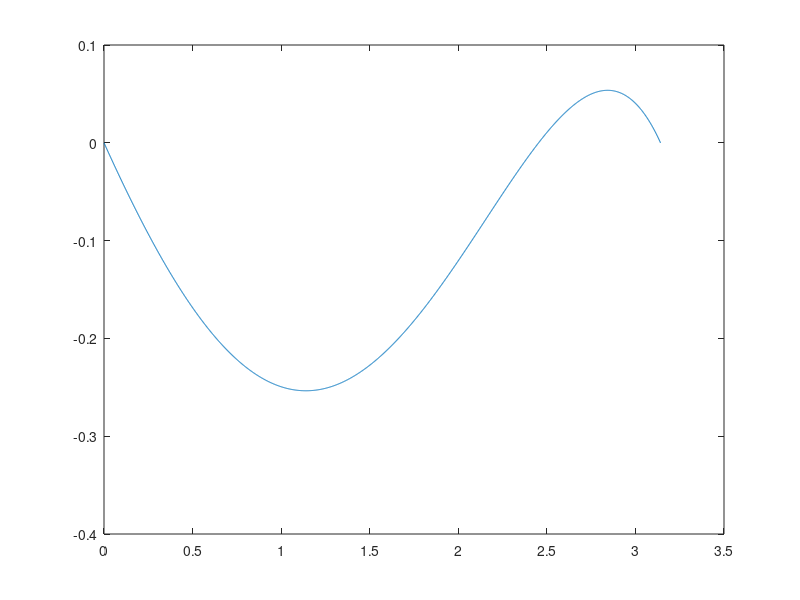

Write MATLAB code to recreate this figure.
%   This question is about discreting the interval and apply numerical analysis to solve equation for certain points.
%
%   Here are two critical pinciples:
%   (1)  f'[n]= (f[n+1] - f[n-1]) / (2*h)
%   (2)  f"[n]= (f[n+1] - 2*f[n] + f[n-1]) / h^2
%
%   By applying numerical analysis, we can easily create function. For f"(x) - 2*f'(x) = cosx,
%   let x = xn, The equation can be written as:
%
%          (1/h^2+1/h , 1/h^2 ,1/h^2-1/h) * (x[n-1],x[n],x[n+1])T = cos(xn)
%
%    For x = xn.
%    Then we can create sparse matrix.
%%%%%%%%%%%%%%%%%%%%%%%%%%%%%%%%%%%%%%%%%%%%%%%%%%%%%%%%%%%%%%%%%

n = 2000;           %Number of dots
l = 0;              %Left boundary
r = pi;             %Right boundary
vl = 0;             %f(l)
vr = 0;             %f(r), This can also be -1
h =(r-l)/(n-1);     %Step for equation

A = sparse(n,n);        %Target matrix
b = zeros(n,1);         %Right-hand-side value
x = linspace(l,r,n);    %Split interval to calculate 

b([1 n]) = [vl vr];     %For left and right, assigning initial value
b(2:n-1) = cos(x(2:n-1));       %Create differential equation

A(1,1) = 1;                     %For both-side, assigning cof 1
A(n,n) = 1;

for i=2:n-1
    A(i,i-1:i+1) = [1/h^2+1/h , -2/h^2 1/h^2-1/h];          %Differential equation
end

fx = A \ b;
plot(x,fx);
